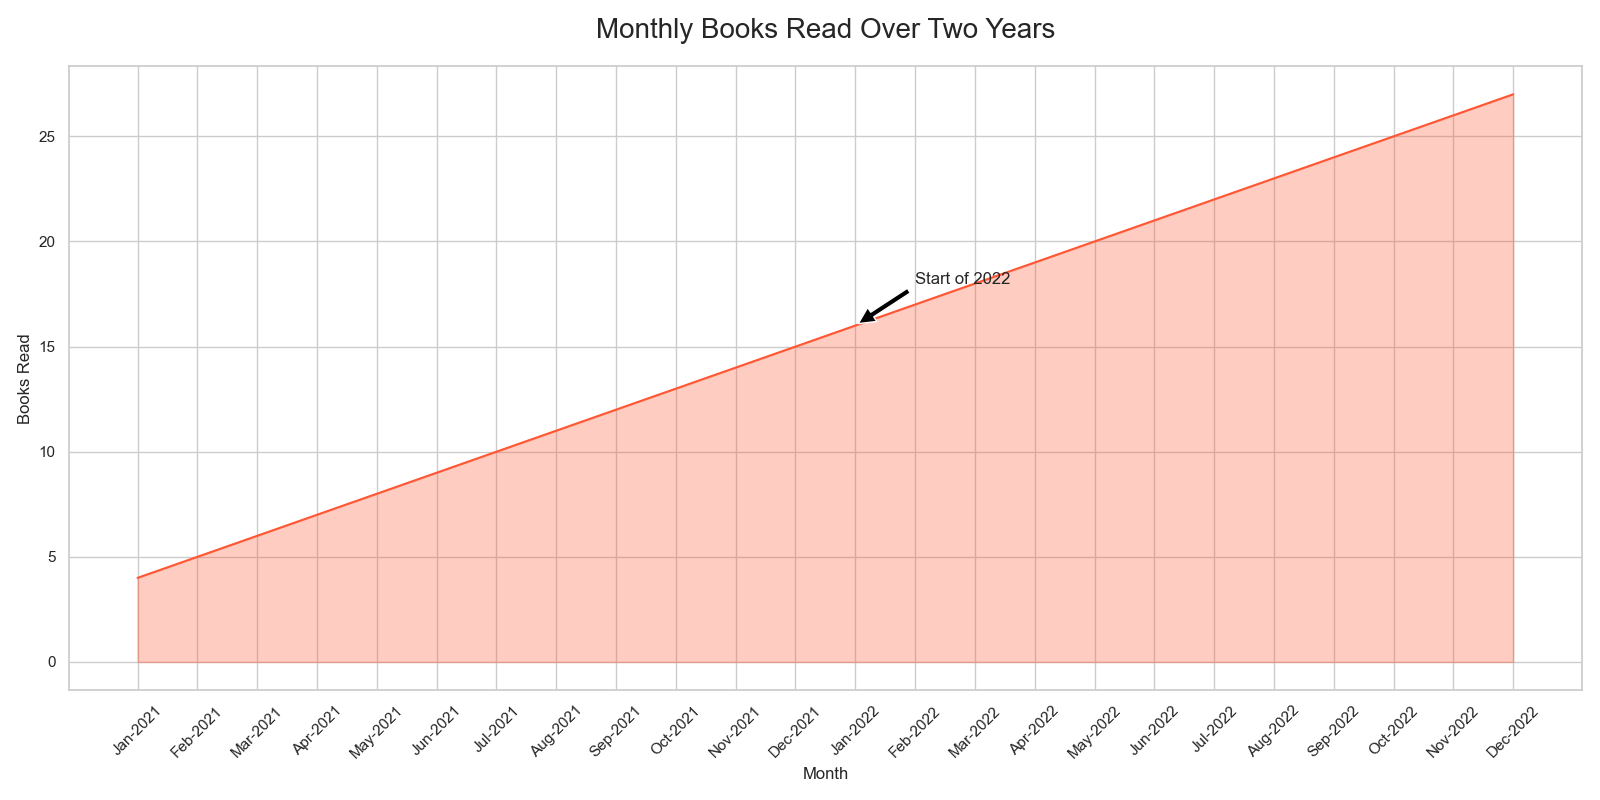

Source code (Python):

import seaborn as sns
import pandas as pd
import matplotlib.pyplot as plt

# Data
data = {
    'Month': ['Jan-2021', 'Feb-2021', 'Mar-2021', 'Apr-2021', 'May-2021', 
              'Jun-2021', 'Jul-2021', 'Aug-2021', 'Sep-2021', 'Oct-2021',
              'Nov-2021', 'Dec-2021', 'Jan-2022', 'Feb-2022', 'Mar-2022',
              'Apr-2022', 'May-2022', 'Jun-2022', 'Jul-2022', 'Aug-2022',
              'Sep-2022', 'Oct-2022', 'Nov-2022', 'Dec-2022'],
    'Books_Read': [4, 5, 6, 7, 8, 9, 10, 11, 12, 13, 14, 15, 16, 17, 18, 19, 20, 21, 22, 23, 24, 25, 26, 27]
}

df = pd.DataFrame(data)

# Set the aesthetic style of the plots
sns.set_theme(style="whitegrid")

# Define the area chart
plt.figure(figsize=(16, 8))  # Change width and height
ax = sns.lineplot(data=df, x='Month', y='Books_Read', color="#ff5733")  # Specific color code
ax.fill_between(df['Month'], df['Books_Read'], color="#ff5733", alpha=0.3)

# Rotate x-axis labels for better readability
for item in ax.get_xticklabels():
    item.set_rotation(45)

# Add a title and labels
ax.set_title('Monthly Books Read Over Two Years', fontsize=20, pad=20)
ax.set_xlabel('Month', fontsize=12)
ax.set_ylabel('Books Read', fontsize=12)

# Annotate the chart with a sample text label
ax.annotate('Start of 2022', xy=('Jan-2022', 16), xytext=('Feb-2022', 18), fontsize=12,
            arrowprops=dict(facecolor='black', shrink=0.05),
            )

# Show the plot
plt.tight_layout()
plt.show()
